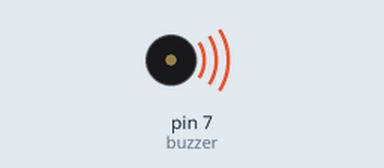
A sketch run on a simulated Arduino Uno, built with avr-gcc and run on an emulated ATmega328P. Parts: buzzer (waves = sounding).

Above: at 0.1 s.
At 2.71 s:
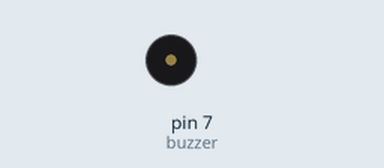
Timing chart, 0 to 3.0 s (numbered marks = the images above):
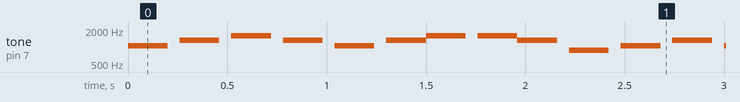

The sketch:

musikk.ino
```cpp
/*************************************************
* Public Constants
*************************************************/

float N_DO5 = 1046.50;
float N_RE5 = 1174.66;
float N_MI5 = 1318.51;
float N_FA5 = 1396.91;
float N_SOL5 = 1567.98;
float N_LA5 = 1760.00;
float N_SI5 = 1975.53;

float N_DO4 = 523.251;
float N_RE4 = 587.330;
float N_MI4 = 659.255;
float N_FA4 = 698.456;
float N_SOL4 = 783.991;
float N_LA4 = 880.000;
float N_SI4 = 987.767;

float N_DO3 = 1046.50;
float N_RE3 = 1174.66;
float N_MI3 = 1318.51;
float N_FA3 = 1396.91;
float N_SOL3 = 1567.98;
float N_LA3 = 1760.00;
float N_SI3 = 1975.53;


int buzzer = 7;
int nDuration = 200;

int spaceFull = 60;
int spaceHalf = spaceFull / 2;

void playNote(float note) {
  tone(buzzer, note);
  delay(nDuration);
  noTone(buzzer);
}

void setup() {
  // put your setup code here, to run once:

}

void loop() {
  // put your main code here, to run repeatedly:


  playNote(N_DO5);
  delay(spaceFull);
  playNote(N_MI5);
  delay(spaceFull);
  playNote(N_SOL5);
  delay(spaceFull);
  playNote(N_MI5);
  delay(spaceFull);
  playNote(N_DO5);
  delay(spaceFull);
  playNote(N_MI5);

  playNote(N_SOL5);
  delay(spaceFull);
  playNote(N_SOL5);

  playNote(N_MI5);
  delay(spaceFull);


  playNote(N_LA4);
  delay(spaceFull);
  playNote(N_DO5);
  delay(spaceFull);
  playNote(N_MI5);
  delay(spaceFull);
  playNote(N_DO5);
  delay(spaceFull);
  playNote(N_LA4);
  delay(spaceFull);
  playNote(N_DO5);

  playNote(N_MI5);
  delay(spaceFull);
  playNote(N_MI5);

  playNote(N_DO5);
  delay(spaceFull);
}
```

Measured:
- by itself, tone on pin 7 (buzzer): plays 1046 Hz for 0.20 s, 1318 Hz for 0.20 s, 1567 Hz for 0.20 s, 1318 Hz for 0.20 s, 1046 Hz for 0.20 s, 1318 Hz for 0.20 s … (527 notes in this stretch)
